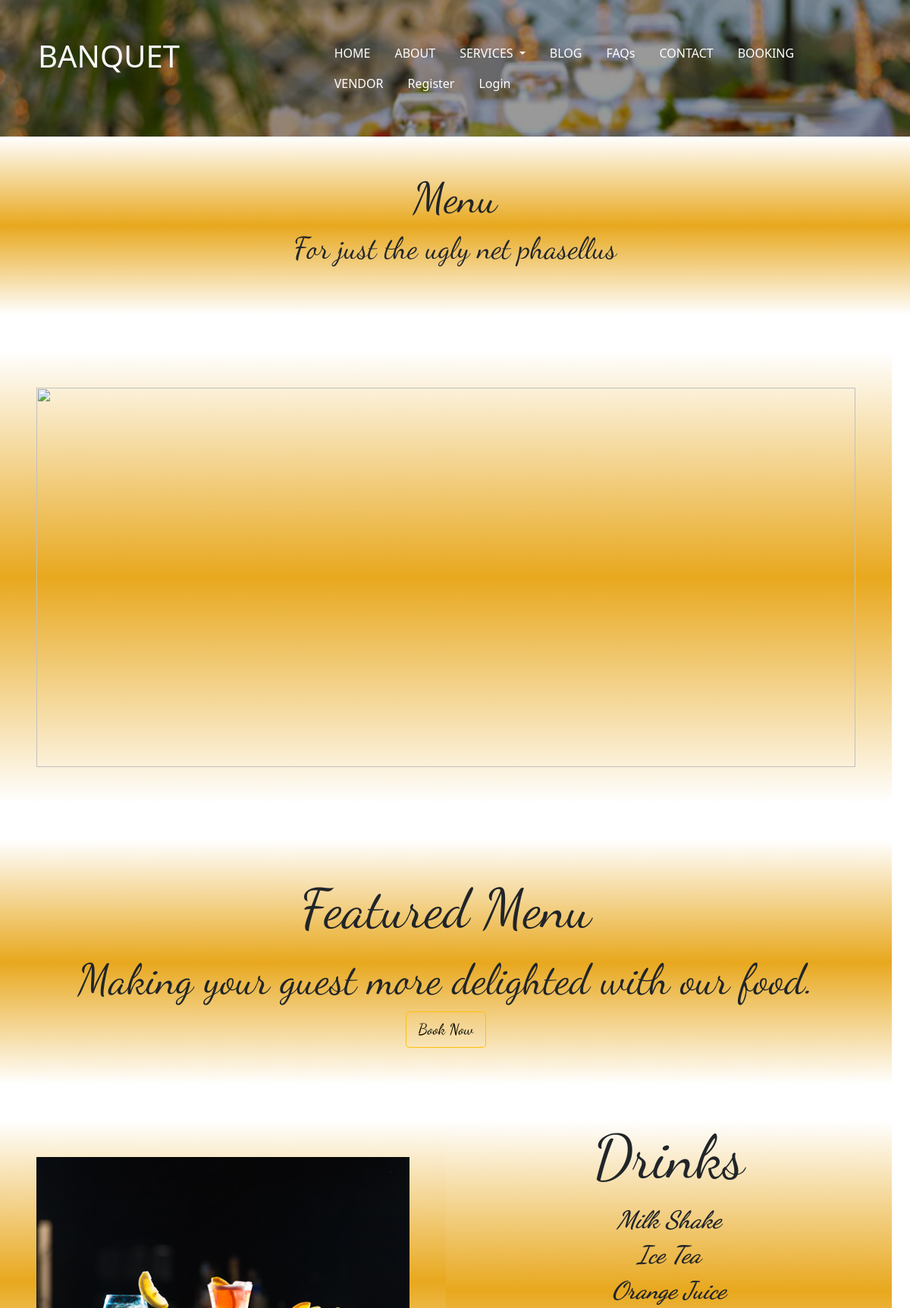
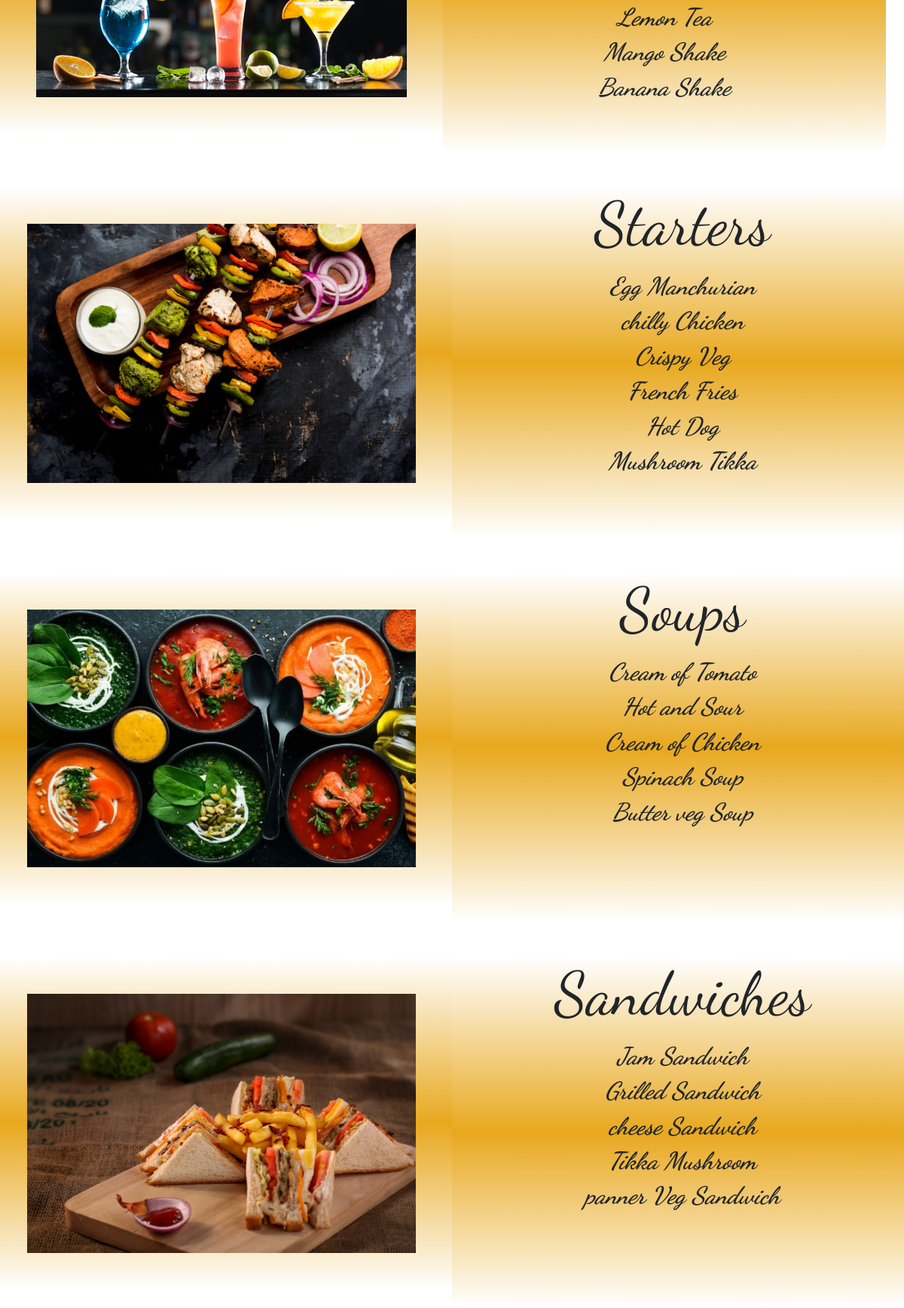
The app's page /menu/ (upper part) with its own data (2 pictures, top to bottom).
### eventapp/models.py (models this page shows, shortened)
class menu(models.Model):
    heading=models.CharField(max_length=100,choices=MENUHEAD)
    items=HTMLField(default="")
    photo=models.ImageField(upload_to='menu/',default="")
    class Meta:
        db_table="menu"

### eventapp/views.py (the view)
# urls.py: path('menu/',views.menuview),
def menuview(request):
    M=menu.objects.all()
    return render(request,"menu.html",{'M':M})

### eventapp/templates/menu.html (shortened to what this page needs)
{% extends 'base.html' %}
{% load static %}
{% block content %}
<div class="row">
<div class="col-md-12 p-5 banner">
    <h2 class="display-4">Menu</h2>
    <p class="display-6">For just the ugly net phasellus</p>
   </div>
   <div class="row">
    <div class="col-md-12 banner p-5 mt-5">
        <img src="{% static 'xl.jpg' %}" width="100%" height="500"/>
   </div>
   </div>
   <div class="row">
   <div class="col-md-12 p-5 mt-5 banner">
     <p class="display-2">Featured Menu</p>
     <h3 class="display-4">Making your guest more delighted with our food.</h3>
     <button class="btn btn-warning btn-lg submit bg-transparent">Book Now</button>
   </div>
   </div>
{% for b in M %}
<div class="row">
<div class="col-sm-6 banner p-5 mt-5 mb-4">
    <div class="img"><img src="/media/{{ b.photo }}" alt="img" width="100%"></div>
    </div>
    <div class="col-md-6 banner mt-5">
            <h3 class="display-1">{{ b.heading }}</h3>
            <p>{{ b.items|safe }}</p>
            </div>
             </div></a></div>
             </div>
             {% endfor %}
             {% endblock %}

### eventapp/templates/base.html (shortened to what this page needs)
{% load static %}
<html>
<head>
    <link href="{% static 'css/bootstrap.min.css' %}" rel="stylesheet" />
    <link href="{% static 'js/bootstrap.min.js' %}" rel="stylesheet" />
    <link href="{% static 'css/bootstrap-grid.min.css' %}" rel="stylesheet" />
    <link href="{% static 'style.css' %}" rel="stylesheet" />
    <link rel="stylesheet" href="https://cdnjs.cloudflare.com/ajax/libs/font-awesome/6.4.0/css/all.min.css" />
<link href="{% static 'ihover/src/ihover.css' %}" rel="stylesheet" />
</head>
<body>
    <div class="container-fluid">
        <div class="row text-light" id="topheader">
            <div class="col-md-12">
                <div class="row">
                    <div class="col-md-4">
                        <h1>BANQUET</h1>
                    </div>
                    <div class="col-md-8">
                        <nav>
                            <ul class="nav">
                                <li><a href="/home/" class="nav-link">HOME</a></li>
                                <li><a href="/aboutus" class="nav-link">ABOUT</a></li>
                                <li class="nav-item dropdown">
                                <a class="nav-link  dropdown-toggle" href="#" data-bs-toggle="dropdown">  SERVICES  </a>
                                </li>
                                <li><a href="/blogs" class="nav-link">BLOG</a></li>
                                <li><a href="/FAQs" class="nav-link">FAQs</a></li>
                                <li><a href="/contact" class="nav-link">CONTACT</a></li>
                                <li><a href="/booking" class="nav-link">BOOKING</a></li>
                                <li><a href="/Vendor" class="nav-link">VENDOR</a></li>
                                {% if user.is_authenticated %}
                                <li><a href="javascript:void(0)" class="nav-link">hi, {{ user.username }}</a></li>
                                <li><a href="/logout/" class="nav-link">Logout</a></li>
                                {% else %}
                                <li><a href="/signup/" class="nav-link">Register</a></li>
                                <li><a href="/login/" class="nav-link">Login</a></li>
                                {% endif %}
                            </ul>
                        </nav>
                    </div>
                    </div>
                    </div>
                    </div>
{% block content%}
{% endblock %}
    </body>
    </html>

### static/style.css (style rules this page uses)
#topheader { background: url('m.jpg'); background-size: cover; }
#topheader>.col-md-12 { background: rgba(0, 0,0,0.4); padding:50px; }
#topheader a { color:white; }
.banner { font-family: 'Dancing Script', cursive; background: -webkit-linear-gradient(white,#e8a81e,white); text-align:center; }

### records on screen
menu: photo (picture), heading "Drinks", items "Milk Shake Ice Tea Orange Juice Lemon Tea Mango Shake Banana Shake"
menu: photo (picture), heading "Starters", items "Egg Manchurian chilly Chicken Crispy Veg French Fries Hot Dog Mushroom Tikka"
menu: photo (picture), heading "Soups", items "Cream of Tomato Hot and Sour Cream of Chicken Spinach Soup Butter veg Soup"
menu: photo (picture), heading "Sandwiches", items "Jam Sandwich Grilled Sandwich cheese Sandwich Tikka Mushroom panner Veg Sandwich"
